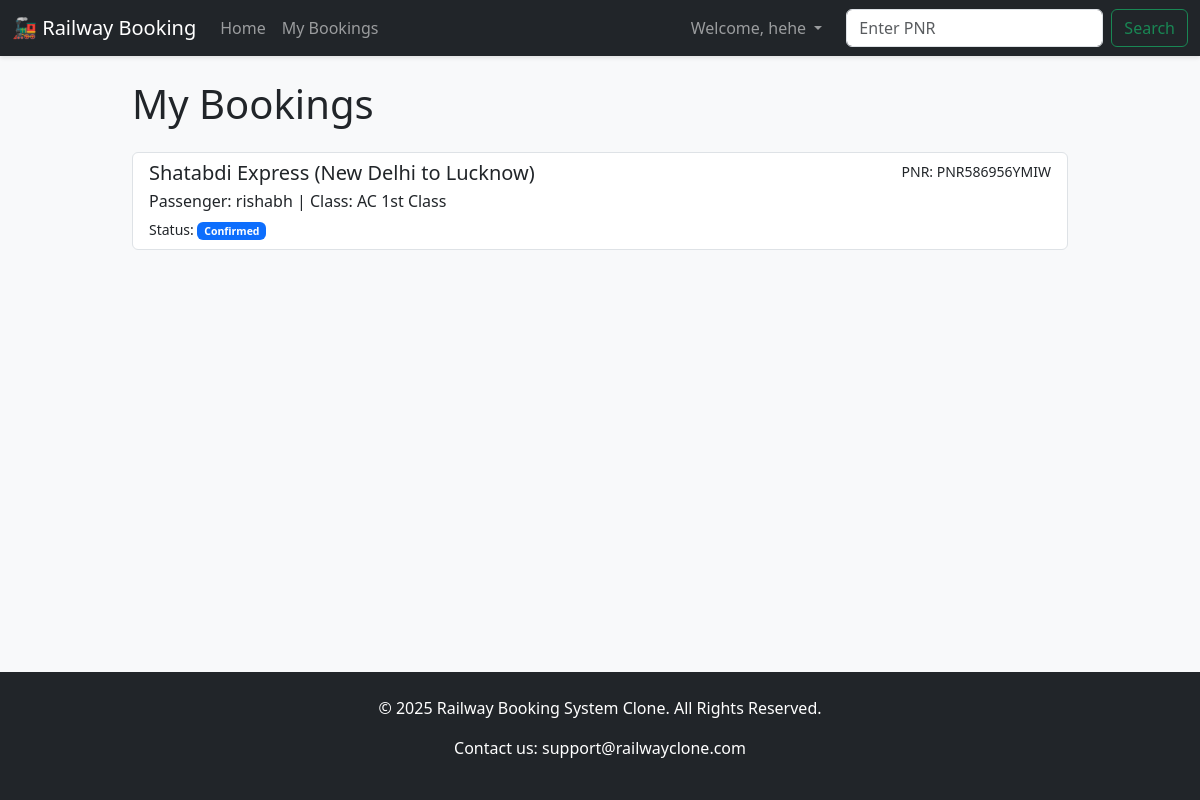
Page /my_bookings (signed in) on the earlier database version.
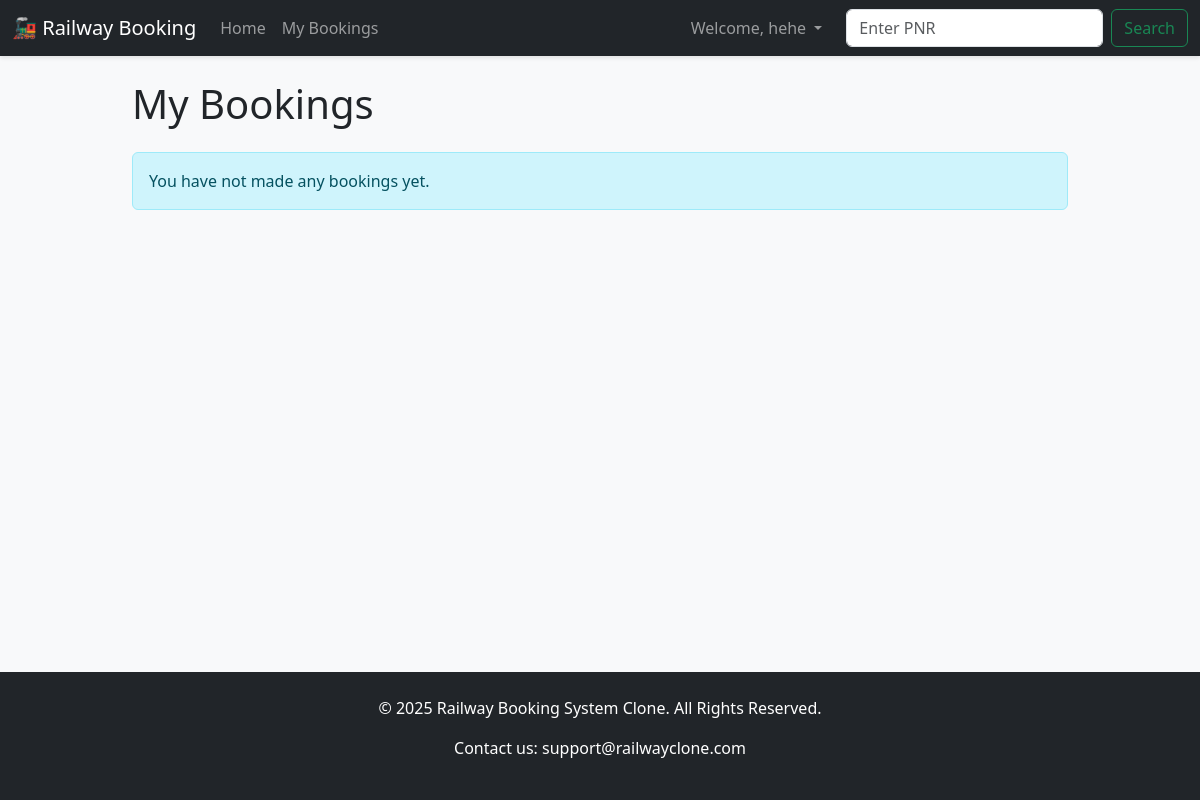
Same page on the later database version.
### app.py (models this page shows)
class Booking(db.Model):
    id = db.Column(db.Integer, primary_key=True)
    pnr_number = db.Column(db.String(20), unique=True, nullable=False)
    train_id = db.Column(db.Integer, db.ForeignKey('train.id'), nullable=False)
    user_id = db.Column(db.Integer, db.ForeignKey('user.id'), nullable=False)
    passenger_name = db.Column(db.String(100), nullable=False)
    passenger_age = db.Column(db.Integer, nullable=False)
    seat_class = db.Column(db.String(50), nullable=False, default='Sleeper')
    status = db.Column(db.String(20), default='Confirmed')
    train = db.relationship('Train', backref=db.backref('bookings', lazy=True))
    user = db.relationship('User', backref=db.backref('bookings', lazy=True))

class Train(db.Model):
    id = db.Column(db.Integer, primary_key=True)
    train_name = db.Column(db.String(100), nullable=False)
    source = db.Column(db.String(100), nullable=False)
    destination = db.Column(db.String(100), nullable=False)
    departure_time = db.Column(db.String(10), nullable=False) # e.g., '06:15'
    total_seats = db.Column(db.Integer, nullable=False)

### app.py (the view)
@app.route('/my_bookings')
def my_bookings():
    if not session.get('logged_in'):
        flash('You must be logged in to view your bookings.', 'danger')
        return redirect(url_for('login'))
    user_id = session['user_id']
    bookings = Booking.query.filter_by(user_id=user_id).order_by(Booking.id.desc()).all()
    return render_template('my_bookings.html', bookings=bookings)

### templates/my_bookings.html
{% extends 'base.html' %}
{% block content %}
  <h1 class="display-6 mb-4">My Bookings</h1>
  {% if bookings %}
    <div class="list-group">
      {% for booking in bookings %}
        <a href="{{ url_for('pnr_status', pnr=booking.pnr_number) }}" class="list-group-item list-group-item-action">
          <div class="d-flex w-100 justify-content-between">
            <h5 class="mb-1">{{ booking.train.train_name }} ({{ booking.train.source }} to {{ booking.train.destination }})</h5>
            <small>PNR: {{ booking.pnr_number }}</small>
          </div>
          <p class="mb-1">Passenger: {{ booking.passenger_name }} | Class: {{ booking.seat_class }}</p>
          <small>Status: <span class="badge bg-primary">{{ booking.status }}</span></small>
        </a>
      {% endfor %}
    </div>
  {% else %}
    <div class="alert alert-info">You have not made any bookings yet.</div>
  {% endif %}
{% endblock %}

Differences in the rows shown:
removed Booking: train.train_name "Shatabdi Express", train.source "New Delhi", train.destination "Lucknow", pnr_number "PNR586956YMIW", passenger_name "rishabh", seat_class "AC 1st Class", status "Confirmed"
Other differences:
text now shown: "You have not made any bookings yet."
